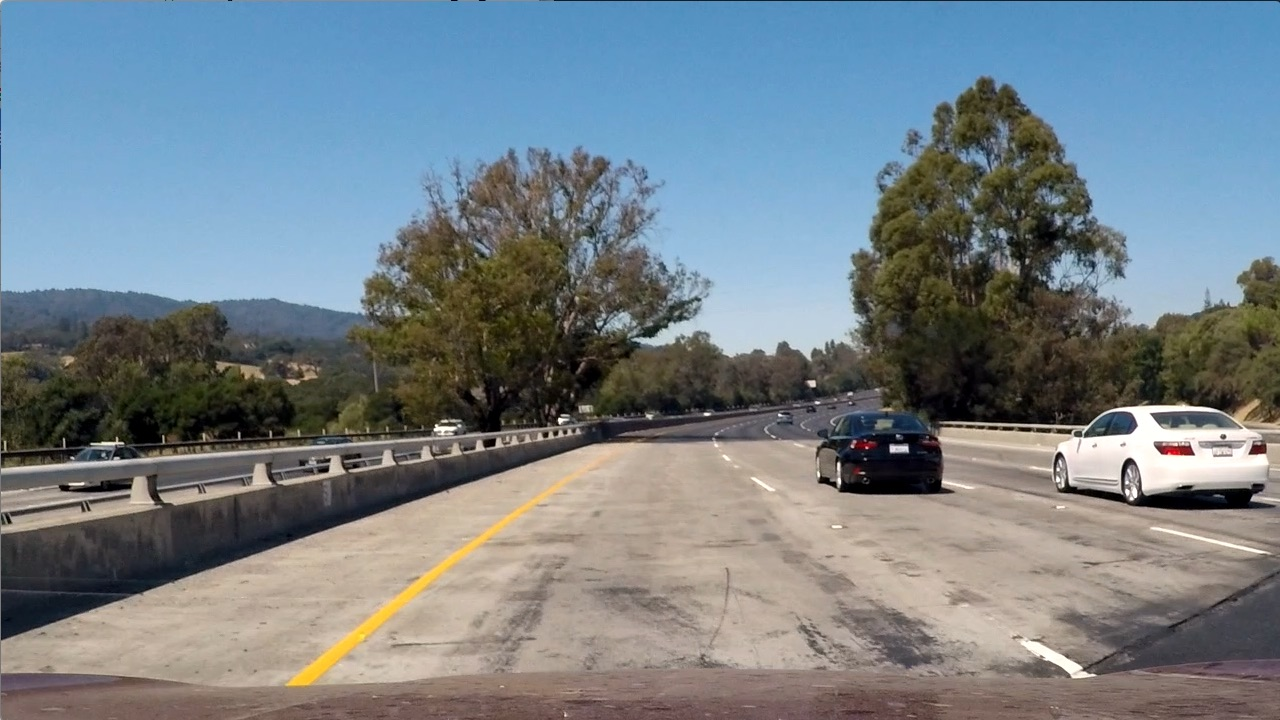
#> input picture test_images/test1.jpg, 1280 x 720 px
$ python pipeline.py   (older library calls are emulated)
#> lines starting #> are read from the running program, lines starting #| are printed output that depends on the picture; after the words box and inside, x2 and y2 are one past the last pixel; in counts of white or black regions, pixels touching at a corner belong together
#> (reads calibration_pickle.p from the repository)
import os
import glob
import pickle
import cv2
import numpy as np
import matplotlib.pyplot as plt
from moviepy.editor import VideoFileClip

# Parameters for calibration
mtx = []
dist = []
calibration_file = "calibration_pickle.p"

# Parameters for gradient threshold
ksize = 7
gradx_thresh = (50, 255)
grady_thresh = (50, 255)
magni_thresh = (25, 255)
dir_thresh = (0., 0.09)
hls_thresh = (110, 255)
rgb_thresh = (220, 255)

# [31 lines left out: function get_points_for_calibration, not called in this run]

def abs_sobel_thresh(img, orient='x', sobel_kernel=3, thresh=(0, 255)):
    # Calculate directional gradient
    gray = cv2.cvtColor(img, cv2.COLOR_RGB2GRAY)
    x = 1 if orient == 'x' else 0
    y = 1 if orient == 'y' else 0
    sobel = cv2.Sobel(gray, cv2.CV_64F, x, y, ksize=sobel_kernel)
    abs_sobel = np.absolute(sobel)
    sobel_scaled = np.uint8(255*abs_sobel/np.max(abs_sobel))
    # Apply threshold
    grad_binary = np.zeros_like(sobel_scaled)
    grad_binary[(sobel_scaled >= thresh[0]) & (sobel_scaled <= thresh[1])] = 1
    return grad_binary

def mag_thresh(img, sobel_kernel=3, thresh=(0, 255)):
    # Calculate gradient magnitude
    gray = cv2.cvtColor(img, cv2.COLOR_RGB2GRAY)
    sobelx = cv2.Sobel(gray, cv2.CV_64F, 1, 0, ksize=sobel_kernel)
    sobely = cv2.Sobel(gray, cv2.CV_64F, 0, 1, ksize=sobel_kernel)
    mag = np.sqrt(np.add(np.square(sobelx), np.square(sobely)))
    sobel_scaled = np.uint8(255*mag/np.max(mag))
    # Apply threshold
    mag_binary = np.zeros_like(sobel_scaled)
    mag_binary[(sobel_scaled >= thresh[0]) & (sobel_scaled <= thresh[1])] = 1
    return mag_binary

def dir_threshold(img, sobel_kernel=3, thresh=(0, np.pi/2)):
    # Calculate gradient direction
    gray = cv2.cvtColor(img, cv2.COLOR_RGB2GRAY)
    sobelx = cv2.Sobel(gray, cv2.CV_64F, 1, 0, ksize=sobel_kernel)
    sobely = cv2.Sobel(gray, cv2.CV_64F, 0, 1, ksize=sobel_kernel)
    abs_sobelx = np.absolute(sobelx)
    abs_sobely = np.absolute(sobely)
    direction = np.arctan2(abs_sobely, abs_sobelx)
    # Apply threshold
    dir_binary = np.zeros_like(direction)
    dir_binary[(direction >= thresh[0]) & (direction <= thresh[1])] = 1
    return dir_binary

def color_threshold(img, hls_thresh=(0, 255), rgb_thresh=(0, 255)):
    hls = cv2.cvtColor(img, cv2.COLOR_RGB2HLS)
    S_channel = hls[:,:,2]
    R_channel = img[:,:,0]

    r_binary = np.zeros_like(R_channel)
    r_binary[(R_channel >= rgb_thresh[0]) & (R_channel <= rgb_thresh[1])] = 1

    s_binary = np.zeros_like(S_channel)
    s_binary[(S_channel >= hls_thresh[0]) & (S_channel <= hls_thresh[1])] = 1

    color_binary = np.zeros_like(R_channel)
    color_binary[(s_binary == 1) & (r_binary == 1)] = 1

    if color_binary.all() == 0:
        return r_binary
    else:
        return color_binary

def color_gradient_threshold(img):
    # Apply color gradient (S channel)
    color_binary = color_threshold(img, hls_thresh=hls_thresh, rgb_thresh=rgb_thresh)

    # Apply gradient thresholding functions
    gradx = abs_sobel_thresh(img, orient='x', sobel_kernel=ksize, thresh=gradx_thresh)
    grady = abs_sobel_thresh(img, orient='y', sobel_kernel=ksize, thresh=grady_thresh)
    mag_binary = mag_thresh(img, sobel_kernel=ksize, thresh=magni_thresh)
    dir_binary = dir_threshold(img, sobel_kernel=ksize, thresh=dir_thresh)

    # Combine gradient & color thresholds
    gradient_binary = np.zeros_like(dir_binary)
    gradient_binary[((gradx == 1) & (grady == 1)) | ((mag_binary == 1) & (dir_binary == 1))] = 1
    combined = np.zeros_like(dir_binary)
    combined[(gradient_binary == 1) | (color_binary == 1)] = 1

    return combined

def perspective_transform(img):
    img_size = (img.shape[0], img.shape[1])
    # Define src and dst points
    x_center = img_size[1]/2
    x_offset=120
    src = np.float32([(x_offset,img_size[0]), (x_center-54, 450), (x_center+54, 450), (img_size[1]-x_offset,img_size[0])])
    dst = np.float32([(x_offset,img_size[1]), (x_offset,0), (img_size[0]-x_offset, 0), (img_size[0]-x_offset,img_size[1])])
    # Apply transform
    M = cv2.getPerspectiveTransform(src, dst)
    Minv = cv2.getPerspectiveTransform(dst, src)
    return (cv2.warpPerspective(img, M, (img_size[0], img_size[1]), flags=cv2.INTER_LINEAR), Minv)

def sliding_windows_polyfit(img, previous_left_fit=None, previous_right_fit=None):

    # Get indices of all nonzero pixels along x and y axis
    nonzero = img.nonzero()
    nonzerox = np.array(nonzero[1])
    nonzeroy = np.array(nonzero[0])
    # Set margin for searching
    margin = 100
    # Create empty lists to receive left and right lane pixel indices
    left_lane_inds = []
    right_lane_inds = []

    # Look for lines from scratch ('blind search')
    if (previous_left_fit is None or previous_right_fit is None):
        # Compute the histogram of the lower half image. It gives us the 2 pics where the lanes are located.
        histogram = np.sum(img[int(img.shape[0]/2):,:], axis=0)
        # Separate the left part of the histogram from the right one. This is our starting point.
        midpoint = np.int(histogram.shape[0]/2)
        leftx_base = np.argmax(histogram[:midpoint])
        rightx_base =  np.argmax(histogram[midpoint:]) + midpoint

        # Split the image in 9 horizontal strips
        n_windows = 9
        # Set height of windows
        window_height = int(img.shape[0]/n_windows)
        # Set minimum number of pixels found to recenter window
        minpix = 50

        # Current positions to be updated for each window
        leftx_current = leftx_base
        rightx_current = rightx_base

        # Step through the windows one by one
        for window in range(n_windows):
            # Compute the windows boundaries
            win_y_low = img.shape[0] - (window+1)*window_height
            win_y_high = img.shape[0] - window*window_height
            win_leftx_low = leftx_current - margin
            win_leftx_high = leftx_current + margin
            win_rightx_low = rightx_current - margin
            win_rightx_high = rightx_current + margin

            # Identify non zero pixels within left and right windows
            good_left_inds = ((nonzeroy >= win_y_low) & (nonzeroy < win_y_high) & (nonzerox >= win_leftx_low) & (nonzerox < win_leftx_high)).nonzero()[0]
            good_right_inds = ((nonzeroy >= win_y_low) & (nonzeroy < win_y_high) & (nonzerox >= win_rightx_low) & (nonzerox < win_rightx_high)).nonzero()[0]

            # Append these indices to the lists
            left_lane_inds.append(good_left_inds)
            right_lane_inds.append(good_right_inds)

            # If non zeros pixels > minpix, recenter the next window on their mean
            if (len(good_left_inds) > minpix):
                leftx_current = np.int(np.mean(nonzerox[good_left_inds]))
            if (len(good_right_inds) > minpix):
                rightx_current = np.int(np.mean(nonzerox[good_right_inds]))
    # Use last polynomial fit
    else:
        # Compute the windows boundaries
        previous_left_x = previous_left_fit[0]*nonzeroy**2 + previous_left_fit[1]*nonzeroy + previous_left_fit[2]
        win_leftx_low = previous_left_x - margin
        win_leftx_high =  previous_left_x + margin
        previous_right_x = previous_right_fit[0]*nonzeroy**2 + previous_right_fit[1]*nonzeroy + previous_right_fit[2]
        win_rightx_low = previous_right_x - margin
        win_rightx_high =  previous_right_x + margin
        # Identify non zero pixels within left and right windows
        good_left_inds = ((nonzerox >= win_leftx_low) & (nonzerox < win_leftx_high)).nonzero()[0]
        good_right_inds = ((nonzerox >= win_rightx_low) & (nonzerox < win_rightx_high)).nonzero()[0]

        # Append these indices to the lists
        left_lane_inds.append(good_left_inds)
        right_lane_inds.append(good_right_inds)

    # Concatenate the arrays of indices
    left_lane_inds = np.concatenate(left_lane_inds)
    right_lane_inds = np.concatenate(right_lane_inds)

    # Extract left and right line pixel positions
    leftx = nonzerox[left_lane_inds]
    rightx = nonzerox[right_lane_inds]
    lefty = nonzeroy[left_lane_inds]
    righty = nonzeroy[right_lane_inds]

    # Fit a second order polynomial to each
    left_fit = np.polyfit(lefty, leftx, 2)
    right_fit = np.polyfit(righty, rightx, 2)

    out_img = visualize_searching(img, nonzerox, nonzeroy, left_fit, right_fit, margin, left_lane_inds, right_lane_inds)

    return (out_img, left_fit, right_fit, left_lane_inds, right_lane_inds)

def visualize_searching(img, nonzerox, nonzeroy, left_fit, right_fit, margin, left_lane_inds, right_lane_inds):
    # Create an output image to draw on and visualize the result
    out_img = np.uint8(np.dstack((img, img, img))*255)
    window_img = np.zeros_like(out_img)

    # Color left and right line pixels
    out_img[nonzeroy[left_lane_inds], nonzerox[left_lane_inds]] = [255, 0, 0]
    out_img[nonzeroy[right_lane_inds], nonzerox[right_lane_inds]] = [0, 0, 255]

    # Generate x and y values for plotting
    ploty = np.linspace(0, img.shape[0]-1, img.shape[0])
    left_fitx = left_fit[0]*ploty**2 + left_fit[1]*ploty + left_fit[2]
    right_fitx = right_fit[0]*ploty**2 + right_fit[1]*ploty + right_fit[2]

    # Generate a polygon to illustrate the search window area
    # And recast the x and y points into usable format for cv2.fillPoly()
    left_line_window1 = np.array([np.transpose(np.vstack([left_fitx-margin, ploty]))])
    left_line_window2 = np.array([np.flipud(np.transpose(np.vstack([left_fitx+margin, ploty])))])
    left_line_pts = np.hstack((left_line_window1, left_line_window2))
    right_line_window1 = np.array([np.transpose(np.vstack([right_fitx-margin, ploty]))])
    right_line_window2 = np.array([np.flipud(np.transpose(np.vstack([right_fitx+margin, ploty])))])
    right_line_pts = np.hstack((right_line_window1, right_line_window2))

    # Draw the lane onto the warped blank image
    cv2.fillPoly(window_img, np.int_([left_line_pts]), (0,255, 0))
    cv2.fillPoly(window_img, np.int_([right_line_pts]), (0,255, 0))
    result = cv2.addWeighted(out_img, 1, window_img, 0.3, 0)
    '''plt.imshow(result)
    plt.plot(left_fitx, ploty, color='yellow')
    plt.plot(right_fitx, ploty, color='yellow')
    plt.xlim(0, 1280)
    plt.ylim(720, 0)'''

    return result

def compute_curvature_radius(img, left_fit, right_fit, left_lane_inds, right_lane_inds):
    # Get indices of all nonzero pixels along x and y axis
    nonzero = img.nonzero()
    nonzerox = np.array(nonzero[1])
    nonzeroy = np.array(nonzero[0])

    # Extract left and right line pixel positions
    leftx = nonzerox[left_lane_inds]
    rightx = nonzerox[right_lane_inds]
    lefty = nonzeroy[left_lane_inds]
    righty = nonzeroy[right_lane_inds]

    # Define conversions in x and y from pixels space to meters
    ym_per_pix = 30/720 # meters per pixel in y dimension
    xm_per_pix = 3.7/700 # meters per pixel in x dimension
    left_fit_converted = np.polyfit(lefty*ym_per_pix, leftx*xm_per_pix, 2)
    right_fit_converted = np.polyfit(righty*ym_per_pix, rightx*xm_per_pix, 2)

    # Choose point to compute curvature just in front of the car
    yvalue = img.shape[0]

    # Compute curvature radius
    left_curv_radius = ((1 + (2*left_fit_converted[0]*yvalue + left_fit_converted[1])**2)**1.5) / (2*np.absolute(left_fit_converted[0]))
    right_curv_radius = ((1 + (2*right_fit_converted[0]*yvalue + right_fit_converted[1])**2)**1.5) / (2*np.absolute(right_fit_converted[0]))

    # Compute distance in meters of vehicle center from the line
    car_center = img.shape[1]/2  # we assume the camera is centered in the car
    lane_center = ((left_fit[0]*yvalue**2 + left_fit[1]*yvalue + left_fit[2]) + (right_fit[0]*yvalue**2 + right_fit[1]*yvalue + right_fit[2])) / 2
    center_dist = (lane_center - car_center) * xm_per_pix

    # Compute lane width
    top_yvalue = 10
    bottom_yvalue = img.shape[0]
    top_leftx = left_fit[0]*bottom_yvalue**2 + left_fit[1]*bottom_yvalue + left_fit[2]
    bottom_leftx = left_fit[0]*bottom_yvalue**2 + left_fit[1]*bottom_yvalue + left_fit[2]
    top_rightx = right_fit[0]*bottom_yvalue**2 + right_fit[1]*bottom_yvalue + right_fit[2]
    bottom_rightx = right_fit[0]*bottom_yvalue**2 + right_fit[1]*bottom_yvalue + right_fit[2]
    bottom_lane_width = abs(bottom_leftx - bottom_rightx) * xm_per_pix
    top_lane_width = abs(top_leftx - top_rightx) * xm_per_pix

    return (left_curv_radius, right_curv_radius, center_dist, top_lane_width, bottom_lane_width)

def draw_lane(img, warped, Minv, left_fit, right_fit):
    # Generate x and y values for plotting
    ploty = np.linspace(0, img.shape[1]-1, img.shape[1])
    left_fitx = left_fit[0]*ploty**2 + left_fit[1]*ploty + left_fit[2]
    right_fitx = right_fit[0]*ploty**2 + right_fit[1]*ploty + right_fit[2]

    # Create an image to draw the lines on
    warp_zero = np.zeros_like(warped).astype(np.uint8)
    color_warp = np.dstack((warp_zero, warp_zero, warp_zero))

    # Recast the x and y points into usable format for cv2.fillPoly()
    pts_left = np.array([np.transpose(np.vstack([left_fitx, ploty]))])
    pts_right = np.array([np.flipud(np.transpose(np.vstack([right_fitx, ploty])))])
    pts = np.hstack((pts_left, pts_right))

    # Draw the lane onto the warped blank image
    cv2.fillPoly(color_warp, np.int_([pts]), (0,255, 0))

    # Warp the blank back to original image space using inverse perspective matrix (Minv)
    newwarp = cv2.warpPerspective(color_warp, Minv, (img.shape[1], img.shape[0]), flags=cv2.INTER_LINEAR)
    # Combine the result with the original image
    result = cv2.addWeighted(img, 1, newwarp, 0.3, 0)
    return result

def draw_data(img, top_img, bottom_img, left_curv_radius, right_curv_radius, center_dist, lane_width, is_detected, use_history):
    result = np.copy(img)

    # Add text to the original image
    font = cv2.FONT_HERSHEY_DUPLEX
    text = 'Left radius curvature: ' + '{:04.2f}'.format(left_curv_radius) + 'm'
    cv2.putText(result, text, (50, 70), font, 1, (255,255,255), 2, cv2.LINE_AA)

    text = 'Right radius curvature: ' + '{:04.2f}'.format(right_curv_radius) + 'm'
    cv2.putText(result, text, (50, 100), font, 1, (255,255,255), 2, cv2.LINE_AA)

    text = 'Lane width: ' + '{:04.2f}'.format(lane_width) + 'm'
    cv2.putText(result, text, (50, 130), font, 1, (255,255,255), 2, cv2.LINE_AA)

    if center_dist > 0:
        text = 'Vehicule position: {:04.2f}'.format(center_dist) + 'm left of center'
    else:
        text = 'Vehicule position: {:04.2f}'.format(center_dist) + 'm right of center'
    cv2.putText(result, text, (50, 160), font, 1, (255,255,255), 2, cv2.LINE_AA)

    if is_detected:
        color = (0,255,0)
        text = "Good detection"
    elif not is_detected and use_history:
        color = (255,215,0)
        text = "Bad detection --> Use history"
    else:
        color = (255,0,0)
        text = "Bad detection, no history --> Use it anyway"

    cv2.putText(result, text, (50, 190), font, 1, color, 2, cv2.LINE_AA)
    # Add transformed images to the original image
    mask = np.ones_like(top_img)*255
    img_1 = cv2.resize(top_img, None, fx=0.25, fy=0.25, interpolation=cv2.INTER_AREA)
    bottom_img_3_channels = np.uint8(np.dstack((bottom_img, bottom_img, bottom_img))*255)
    img_2 = cv2.resize(bottom_img_3_channels, None, fx=0.25, fy=0.25, interpolation=cv2.INTER_AREA)

    offset = 50
    endy = offset+img_1.shape[0]
    endx_img_1 = img.shape[1]-offset
    startx_img_1 = endx_img_1-img_1.shape[1]
    endx_img_2 = startx_img_1-25
    startx_img_2 = endx_img_2-img_2.shape[1]

    result[offset:endy, startx_img_1:endx_img_1] = img_1
    result[offset:endy, startx_img_2:endx_img_2] = img_2

    return result

def save_image_transform(original, transformed, is_gray, output_dir, file_name):
    plt.clf()
    if original is not None:
        f, (ax1, ax2) = plt.subplots(1, 2, figsize=(20,10))
        ax1.imshow(original)
        ax1.set_title('Original Image', fontsize=30)
        if (is_gray == True):
            ax2.imshow(transformed, cmap='gray')
        else:
            ax2.imshow(transformed)
        ax2.set_title('Result Image', fontsize=30)
    else:
        plt.imshow(transformed)

    if not os.path.isdir(output_dir):
        os.makedirs(output_dir)
    plt.savefig(output_dir + file_name + '.jpg')

class Line:
    def __init__(self, max_lines=5):
        # Was the line detected in the last iteration?
        self.detected = False
        # Number of failed detection
        self.failures = 0
        # Max number of last lines
        self.max_lines = max_lines
        # Polynomial coefficients for the most recent fit
        self.recent_fit = []
        # Polynomial coefficients averaged over the last n iterations
        self.best_fit = None
        # Radius of curvature of the lines
        self.radius_of_curvature = None
        # Distance in meters of vehicle center from the line
        self.center_dist = 0
        # Lane width
        self.lane_width = 0

    def reset(self):
        del self.recent_fit[:]
        self.best_fit = None
        self.detected = False
        self.failures = 0
        self.radius_of_curvature = None
        self.center_dist = 0
        self.lane_width = 0

    def sanity_check(self, left_fit, right_fit, left_curv_radius, right_curv_radius, top_lane_width, bottom_lane_width):
        # Check that both lines have similar curvature
        if abs(left_curv_radius - right_curv_radius) > 1500:
            return False

        # Check that both lines are separated by approximately the right distance horizontally
        lane_width = (top_lane_width + bottom_lane_width) / 2
        if abs(2.0 - lane_width) > 0.5:
            return False

        # Check that both lines are roughly parallel
        if abs(top_lane_width - bottom_lane_width) > 0.7:
            return False

        return True

    def update_lines(self, left_fit, right_fit, left_curv_radius, right_curv_radius, center_dist, top_lane_width, bottom_lane_width):
        is_detection_ok = self.sanity_check(left_fit, right_fit, left_curv_radius, right_curv_radius, top_lane_width, bottom_lane_width) == True

        # Update history with the current detection
        if (left_fit is not None and right_fit is not None and is_detection_ok):
            self.detected = True
            if (len(self.recent_fit) == self.max_lines):
                # Remove the oldest fit from the history
                self.recent_fit.pop(0)
            # Add the new lines
            self.recent_fit.append((left_fit, right_fit))
            self.radius_of_curvature = (left_curv_radius, right_curv_radius)
            self.center_dist = center_dist
            self.lane_width = (top_lane_width + bottom_lane_width) / 2
            # Update best fit
            self.best_fit = np.average(self.recent_fit, axis=0)

        # Do not take into account this failed detection
        else:
            self.detected = False
            self.failures += 1

    def process_img(self, img, output_dir = "", file_name = "", save_steps = False):

        ### 1. Distortion correction ###
        undistorted = cv2.undistort(img, mtx, dist, None, mtx)

        ### 2. Perspective transformation ###
        warped, Minv = perspective_transform(undistorted)
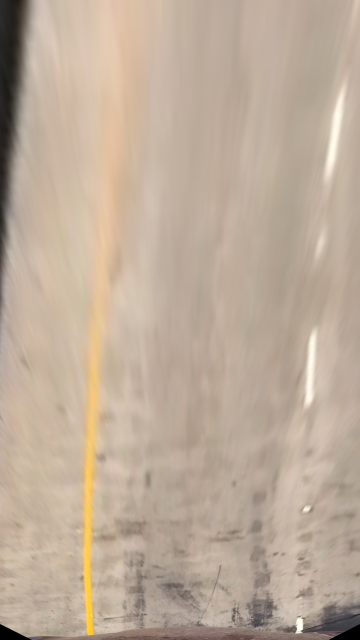
#> warped: shape (1280, 720, 3) (shown at 1/2 size); mean R, G, B 189.5, 171.7, 153.9
#> Minv = [[0.225, -0.448, 559], [1.52e-16, -0.293, 450], [3.39e-19, -0.0007, 1]]

        ### 3. Gradient threshold ###
        gradient = color_gradient_threshold(warped)
#> in color_threshold, `S_channel = hls[:,:,2]`:
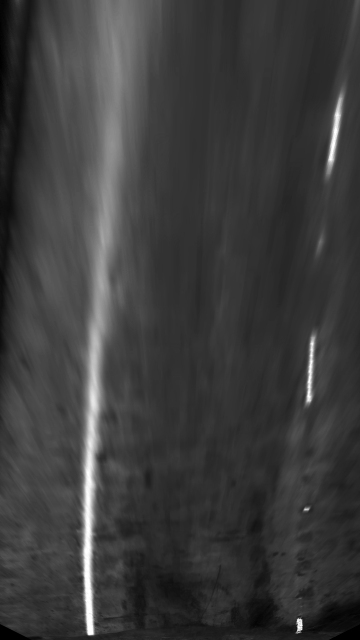
#> S_channel: shape (1280, 720) (shown at 1/2 size); min 0, max 255, mean 60.1
#> in color_threshold, `R_channel = img[:,:,0]`:
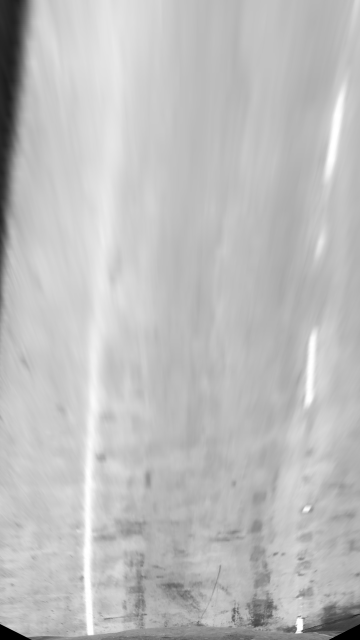
#> R_channel: shape (1280, 720) (shown at 1/2 size); min 0, max 255, mean 189.5
#> in color_gradient_threshold, `color_binary = color_threshold(img, hls_thresh=hls_thresh, rgb_thresh=..`:
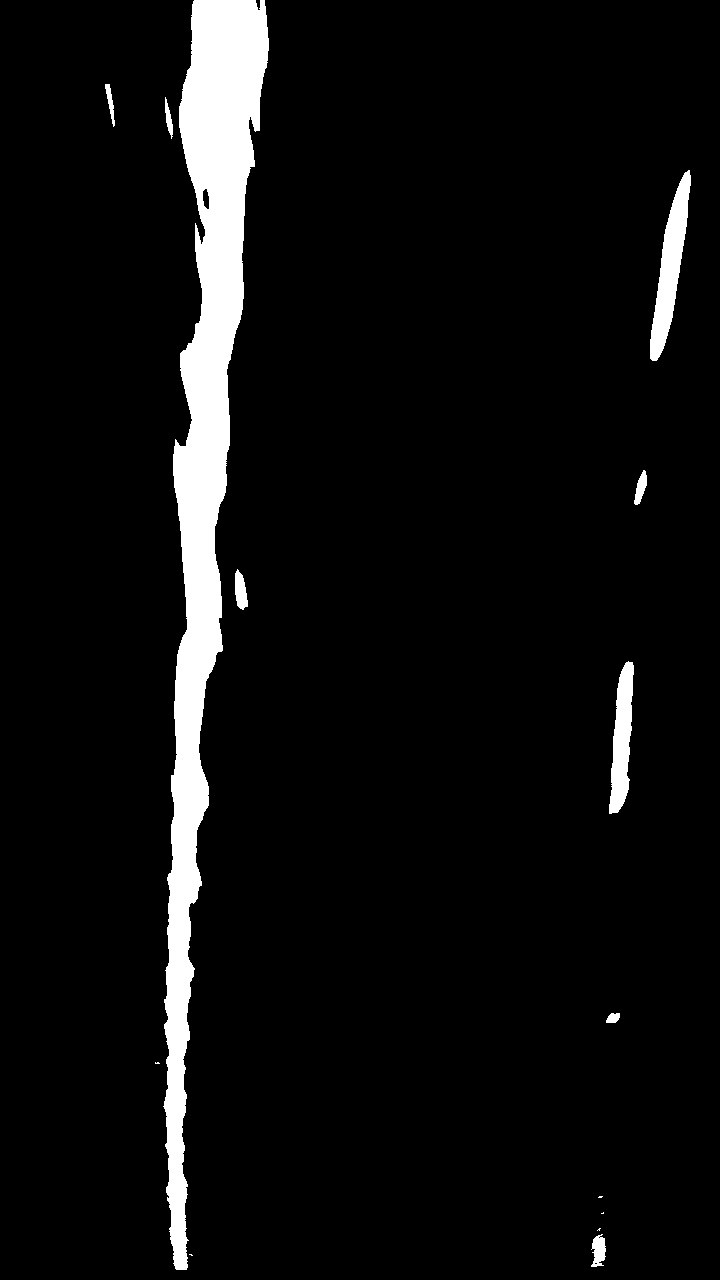
#> color_binary: shape (1280, 720); values 0 (black) and 1 (white), 6% white; 14 white regions (5 under 20 px), largest, box (x1, y1, x2, y2) and area: (163, 0, 269, 1270) 48011, (650, 170, 691, 361) 3248, (609, 661, 634, 814) 2333
#> (the rest of the program and of its run is left out)
